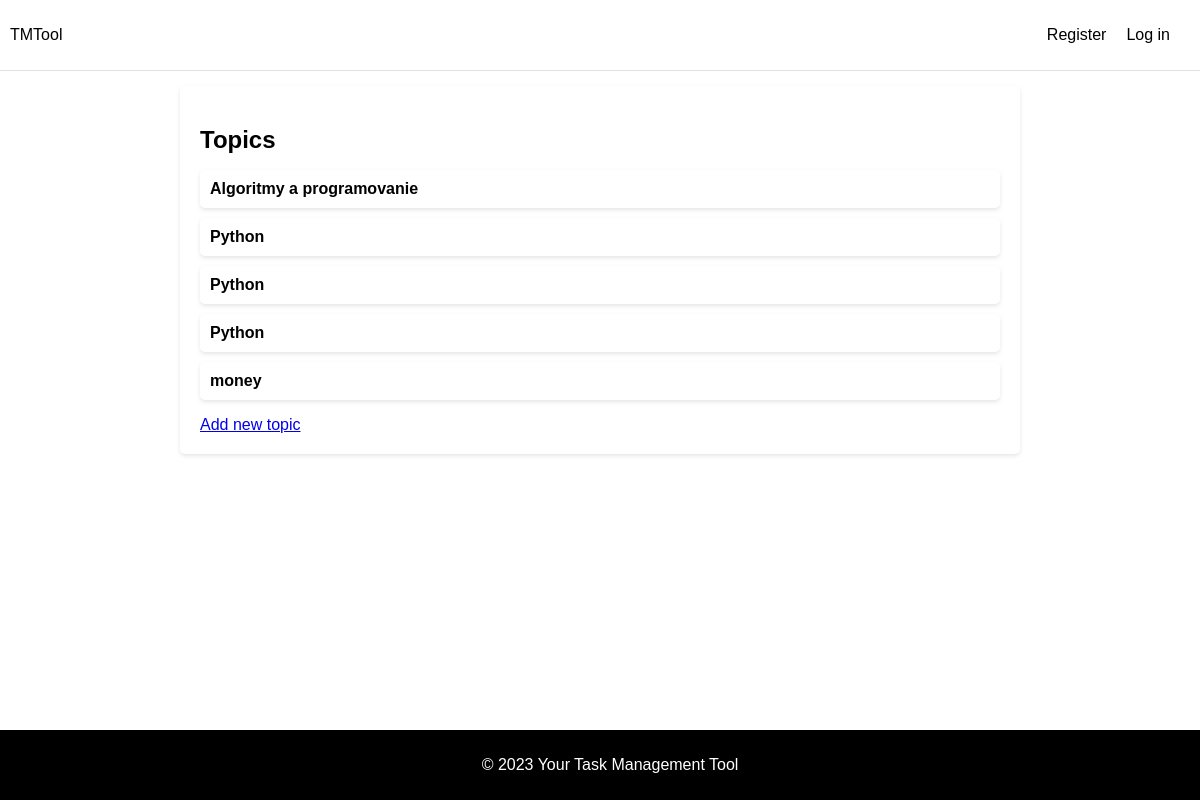
/topics/, run on an earlier commit of the app's database.
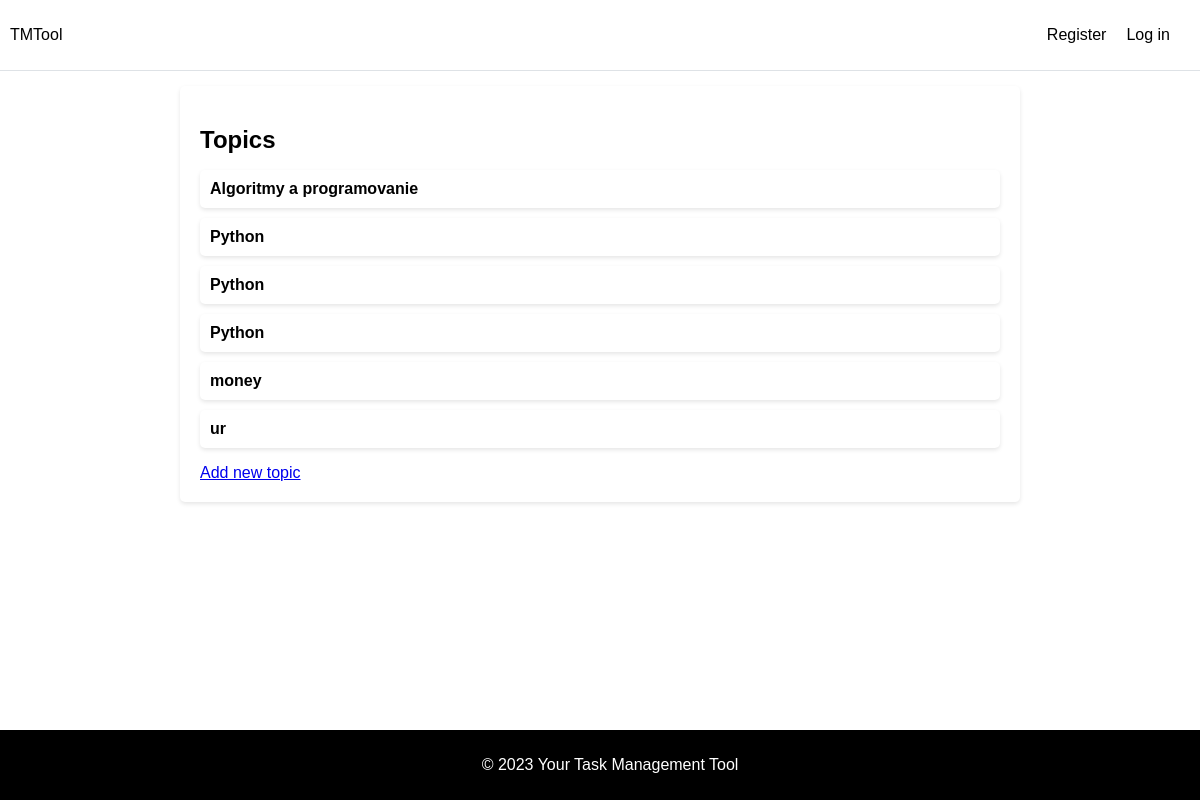
And on a later commit of the database.
### TMTool/models.py (models this page shows)
class Topic(models.Model):
    text = models.CharField(max_length=200)
    date_added = models.DateTimeField(auto_now_add=True)
    def __str__(self):
        return self.text

### TMTool/views.py (the view)
# urls.py: path('topics/', views.topics, name='topics'),
def topics(request):
    topics = Topic.objects.order_by('date_added')
    context = {'topics': topics}
    return render(request, 'TMTool/topics.html', context)

### TMTool/templates/TMTool/topics.html
{% extends "TMTool/base.html" %}
{% block content %}
    <h2 class="">Topics</h2>
    <ul class="topics-list">
        {% for topic in topics %}
            <li>
                <a href="{% url 'TMTool:topic' topic.id %}">{{ topic }}</a>
            </li>
        {% empty %}
            <li>No topics have been added yet.</li>
        {% endfor %}
    </ul>
    <a href="{% url 'TMTool:new_topic' %}" class="header-link">Add new topic</a>
{% endblock content %}

What changed in the data, as far as the page shows it:
added Topic: text "ur"
